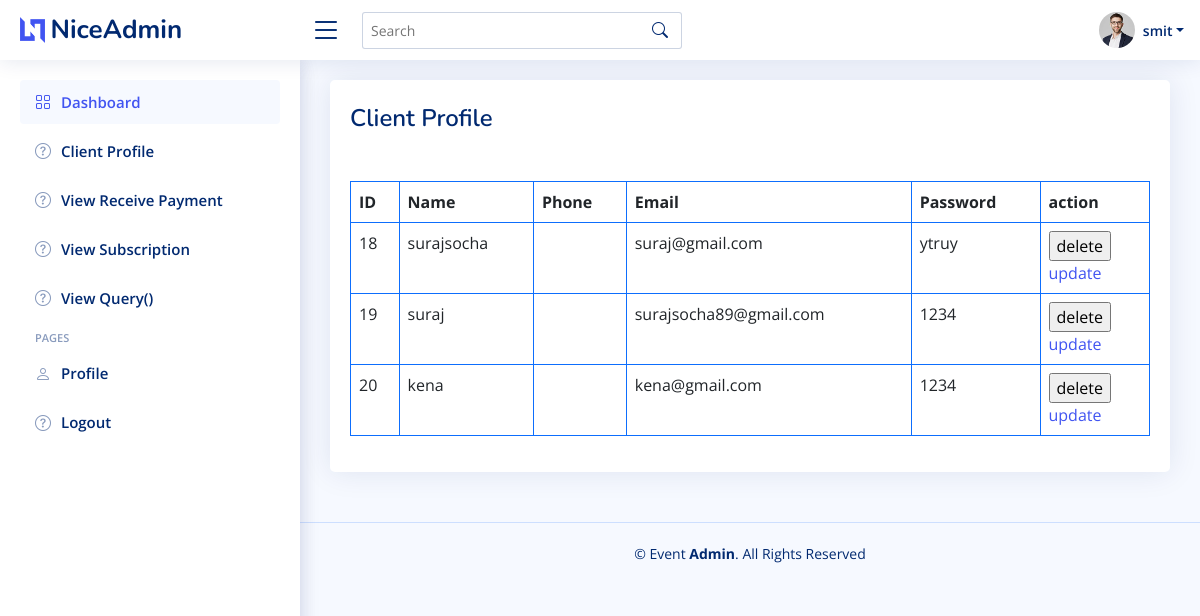
The page /client-profile/ (signed in) on the database its author committed.
### appeventor/models.py (models this page shows, shortened)
class adminuser(models.Model):
    name=models.CharField(max_length=20)
    is_read = models.BooleanField(default=False)
    username=models.EmailField()
    password=models.CharField(max_length=16)
    suggestion=models.TextField(null=True)

class datadesire(models.Model):
    name=models.CharField(max_length=20)
    email=models.EmailField()
    password=models.CharField(max_length=16)

### appeventor/views.py (the view)
# urls.py: path("client-profile/",views.client_profile,name="client-profile"),
def client_profile(request):
    data=request.session.get('id')
    user=adminuser.objects.get(id=data)
    data=datadesire.objects.all()
    return render(request,"admin/client-profile.html",{'user':user,'show':data})

### appeventor/templates/admin/client-profile.html (shortened to what this page needs)
<!DOCTYPE html>
<html lang="en">
<head>
  <link href="../static/assets2/vendor/bootstrap/css/bootstrap.min.css" rel="stylesheet">
  <link href="../static/assets2/vendor/bootstrap-icons/bootstrap-icons.css" rel="stylesheet">
  <link href="../static/assets2/vendor/boxicons/css/boxicons.min.css" rel="stylesheet">
  <link href="../static/assets2/vendor/quill/quill.snow.css" rel="stylesheet">
  <link href="../static/assets2/vendor/quill/quill.bubble.css" rel="stylesheet">
  <link href="../static/assets2/vendor/remixicon/remixicon.css" rel="stylesheet">
  <link href="../static/assets2/vendor/simple-datatables/style.css" rel="stylesheet">
  <link href="../static/assets2/css/style.css" rel="stylesheet">
</head>
<body>
  <header id="header" class="header fixed-top d-flex align-items-center">
    <div class="d-flex align-items-center justify-content-between">
      <a href="{% url 'adminhome'%}" class="logo d-flex align-items-center">
        <img src="../static/assets2/img/logo.png" alt="">
        <span class="d-none d-lg-block">NiceAdmin</span>
      </a>
      <i class="bi bi-list toggle-sidebar-btn"></i>
    </div>
    <div class="search-bar">
      <form class="search-form d-flex align-items-center" method="POST" action="#">
        <input type="text" name="query" placeholder="Search" title="Enter search keyword">
        <button type="submit" title="Search"><i class="bi bi-search"></i></button>
      </form>
    </div>
    <nav class="header-nav ms-auto">
      <ul class="d-flex align-items-center">
        <li class="nav-item dropdown pe-3">
          <a class="nav-link nav-profile d-flex align-items-center pe-0" href="#" data-bs-toggle="dropdown">
            <img src="../static/assets2/img/profile-img.jpg" alt="Profile" class="rounded-circle">
            <span class="d-none d-md-block dropdown-toggle ps-2">{{user.name}}</span>
          </a>
        </li>
      </ul>
    </nav>
  </header>
  <aside id="sidebar" class="sidebar">
    <ul class="sidebar-nav" id="sidebar-nav">
      <li class="nav-item">
        <a class="nav-link " href="{% url 'adminhome'%}">
          <span>Dashboard</span>
        </a>
      </li>
      <li class="nav-item">
        <a class="nav-link collapsed" href="{% url 'client-profile'%}">
          <span>Client Profile</span>
        </a>
      </li>
      <li class="nav-item">
        <a class="nav-link collapsed" href="{% url 'view-receive-payment'%}">
          <span>View Receive Payment</span>
        </a>
      </li>
      <li class="nav-item">
        <a class="nav-link collapsed" href="{% url 'view-suggestions'%}">
          <span>View suggestions</span>
        </a>
      </li>
      <li class="nav-heading">Pages</li>
      <li class="nav-heading">Pages</li>
      <li class="nav-item">
        <a class="nav-link collapsed" href="{% url 'users-profile'%}">
          <span>Profile</span>
        </a>
      </li>
      <li class="nav-item">
        <a class="nav-link collapsed" href="{% url 'admin_logout'%}">
          <span>Logout</span>
        </a>
      </li>
    </ul>
  </aside>
  <aside id="sidebar" class="sidebar">
    <ul class="sidebar-nav" id="sidebar-nav">
      <li class="nav-item">
        <a class="nav-link " href="{% url 'view-receive-payment'%}">
          <i class="bi bi-grid"></i>
          <span>Dashboard</span>
        </a>
      </li>
      <li class="nav-item">
        <a class="nav-link collapsed" href="{% url 'client-profile'%}">
          <i class="bi bi-question-circle"></i>
          <span>Client Profile</span>
        </a>
      </li>
      <li class="nav-item">
        <a class="nav-link collapsed" href="{% url 'view-receive-payment'%}">
          <i class="bi bi-question-circle"></i>
          <span>View Receive Payment</span>
        </a>
      </li>
      <li class="nav-item">
        <a class="nav-link collapsed" href="{% url 'subscription'%}">
          <i class="bi bi-question-circle"></i>
          <span>View Subscription</span>
        </a>
      </li>
      <li class="nav-item">
        <a class="nav-link collapsed" id="notification-link" href="{% url 'view-suggestions'%}">
          <i class="bi bi-question-circle"></i>
          <span>View Query(<span id="notification-count">0</span>)</span>
        </a>
      </li>
      <li class="nav-heading">Pages</li>
      <li class="nav-item">
        <a class="nav-link collapsed" href="{% url 'users-profile'%}">
          <i class="bi bi-person"></i>
          <span>Profile</span>
        </a>
      </li>
      <li class="nav-item">
        <a class="nav-link collapsed" href="{% url 'admin_logout'%}">
          <i class="bi bi-question-circle"></i>
          <span>Logout</span>
        </a>
      </li>
    </ul>
  </aside>
  <main id="main" class="main">
  <div class="card">
      <div class="card-body">
            <div class="pagetitle mt-4">
                  <h1>Client Profile</h1>
                </div>
                <table class="table table-bordered border-primary mt-5">
                  <thead>
                    <tr>
                      <th>ID</th>
                        <th>Name</th>
                        <th>Phone</th>
                        <th>Email</th>
                        <th>Password</th>
                        <th>action</th>
                    </tr>
                  </thead>
                  <tbody>
                    {%for i in show%}
                    <tr>
                         <td>{{i.id}}</td>
                         <td>{{i.name}}</td>
                         <td>{{i.phone}}</td>
                         <td>{{i.email}}</td>
                         <td>{{i.password}}</td>
                         <td>
                             <form method="POST" action="{% url 'delete' i.id %}">
                              <input type="submit" value="delete">
                             </form>
                             <a href="{% url 'update' i.id %}">update</a>
                         </td>
                    </tr>
                    {% endfor %}
                  </tbody>
      </table>
</div>
</div>
</main>
<footer id="footer" class="footer">
  <div class="copyright">
    &copy; Event <strong><span>Admin</span></strong>. All Rights Reserved
  </div>
  <div class="credits">
  </div>
</footer>
</body>
</html>

### static/assets2/css/style.css (style rules this page uses)
:root { scroll-behavior: smooth; }
body { font-family: "Open Sans", sans-serif; background: #f6f9ff; color: #444444; }
a { color: #4154f1; text-decoration: none; }
h1, h2, h3, h4, h5, h6 { font-family: "Nunito", sans-serif; }
#main { margin-top: 60px; padding: 20px 30px; transition: all 0.3s; }
.pagetitle { margin-bottom: 10px; }
.pagetitle h1 { font-size: 24px; margin-bottom: 0; font-weight: 600; color: #012970; }
.card { margin-bottom: 30px; border: none; border-radius: 5px; box-shadow: 0px 0 30px rgba(1, 41, 112, 0.1); }
.card-body { padding: 0 20px 20px 20px; }
.logo { line-height: 1; }
@media (min-width: 1200px) { .logo { width: 280px; } }
.logo img { max-height: 26px; margin-right: 6px; }
.logo span { font-size: 26px; font-weight: 700; color: #012970; font-family: "Nunito", sans-serif; }
.header { transition: all 0.5s; z-index: 997; height: 60px; box-shadow: 0px 2px 20px rgba(1, 41, 112, 0.1); background-color: #fff; padding-left: 20px; }
.header .toggle-sidebar-btn { font-size: 32px; padding-left: 10px; cursor: pointer; color: #012970; }
.header .search-bar { min-width: 360px; padding: 0 20px; }
.header .search-form { width: 100%; }
.header .search-form input { border: 0; font-size: 14px; color: #012970; border: 1px solid rgba(1, 41, 112, 0.2); padding: 7px 38px 7px 8px; border-radius: 3px; transition: 0.3s; width: 100%; }
.header .search-form button { border: 0; padding: 0; margin-left: -30px; background: none; }
.header .search-form button i { color: #012970; }
.header-nav ul { list-style: none; }
.header-nav>ul { margin: 0; padding: 0; }
.header-nav .nav-profile { color: #012970; }
.header-nav .nav-profile img { max-height: 36px; }
.header-nav .nav-profile span { font-size: 14px; font-weight: 600; }
.sidebar { position: fixed; top: 60px; left: 0; bottom: 0; width: 300px; z-index: 996; transition: all 0.3s; padding: 20px; overflow-y: auto; scrollbar-width: thin; scrollbar-color: #aab7cf transparent; box-shadow: 0px 0px 20px rgba(1, 41, 112, 0.1); background-color: #fff; }
@media (min-width: 1200px) { #main, #footer { margin-left: 300px; } }
.sidebar-nav { padding: 0; margin: 0; list-style: none; }
.sidebar-nav li { padding: 0; margin: 0; list-style: none; }
.sidebar-nav .nav-item { margin-bottom: 5px; }
.sidebar-nav .nav-heading { font-size: 11px; text-transform: uppercase; color: #899bbd; font-weight: 600; margin: 10px 0 5px 15px; }
.sidebar-nav .nav-link { display: flex; align-items: center; font-size: 15px; font-weight: 600; color: #4154f1; transition: 0.3; background: #f6f9ff; padding: 10px 15px; border-radius: 4px; }
.sidebar-nav .nav-link i { font-size: 16px; margin-right: 10px; color: #4154f1; }
.sidebar-nav .nav-link.collapsed { color: #012970; background: #fff; }
.sidebar-nav .nav-link.collapsed i { color: #899bbd; }
.footer { padding: 20px 0; font-size: 14px; transition: all 0.3s; border-top: 1px solid #cddfff; }
.footer .copyright { text-align: center; color: #012970; }
.footer .credits { padding-top: 5px; text-align: center; font-size: 13px; color: #012970; }

### rows shown on the page
adminuser: name "smit"
datadesire: id "18", name "surajsocha", email "suraj@gmail.com", password "ytruy"
datadesire: id "19", name "suraj", email "surajsocha89@gmail.com", password "1234"
datadesire: id "20", name "kena", email "kena@gmail.com", password "1234"
